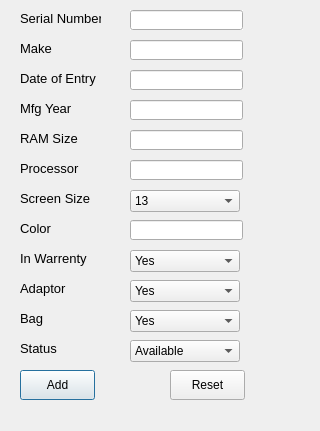
<?xml version="1.0" encoding="UTF-8"?>
<ui version="4.0">
 <class>AddLaptop</class>
 <widget class="QDialog" name="AddLaptop">
  <property name="windowModality">
   <enum>Qt::WindowModal</enum>
  </property>
  <property name="geometry">
   <rect>
    <x>0</x>
    <y>0</y>
    <width>320</width>
    <height>431</height>
   </rect>
  </property>
  <property name="windowTitle">
   <string>Add Laptop</string>
  </property>
  <widget class="QPushButton" name="btnAdd">
   <property name="geometry">
    <rect>
     <x>20</x>
     <y>370</y>
     <width>75</width>
     <height>30</height>
    </rect>
   </property>
   <property name="text">
    <string>Add</string>
   </property>
  </widget>
  <widget class="QPushButton" name="btnReset">
   <property name="geometry">
    <rect>
     <x>170</x>
     <y>370</y>
     <width>75</width>
     <height>30</height>
    </rect>
   </property>
   <property name="text">
    <string>Reset</string>
   </property>
  </widget>
  <widget class="QLabel" name="label">
   <property name="geometry">
    <rect>
     <x>20</x>
     <y>10</y>
     <width>81</width>
     <height>16</height>
    </rect>
   </property>
   <property name="font">
    <font>
     <pointsize>10</pointsize>
    </font>
   </property>
   <property name="text">
    <string>Serial Number</string>
   </property>
  </widget>
  <widget class="QLineEdit" name="txtSerialNo">
   <property name="geometry">
    <rect>
     <x>130</x>
     <y>10</y>
     <width>113</width>
     <height>20</height>
    </rect>
   </property>
   <property name="font">
    <font>
     <pointsize>10</pointsize>
    </font>
   </property>
   <property name="autoFillBackground">
    <bool>true</bool>
   </property>
  </widget>
  <widget class="QLabel" name="label_2">
   <property name="geometry">
    <rect>
     <x>20</x>
     <y>40</y>
     <width>81</width>
     <height>16</height>
    </rect>
   </property>
   <property name="font">
    <font>
     <pointsize>10</pointsize>
    </font>
   </property>
   <property name="text">
    <string>Make</string>
   </property>
  </widget>
  <widget class="QLineEdit" name="txtMake">
   <property name="geometry">
    <rect>
     <x>130</x>
     <y>40</y>
     <width>113</width>
     <height>20</height>
    </rect>
   </property>
   <property name="font">
    <font>
     <pointsize>10</pointsize>
    </font>
   </property>
  </widget>
  <widget class="QLabel" name="label_3">
   <property name="geometry">
    <rect>
     <x>20</x>
     <y>70</y>
     <width>81</width>
     <height>16</height>
    </rect>
   </property>
   <property name="font">
    <font>
     <pointsize>10</pointsize>
    </font>
   </property>
   <property name="text">
    <string>Date of Entry</string>
   </property>
  </widget>
  <widget class="QLabel" name="label_4">
   <property name="geometry">
    <rect>
     <x>20</x>
     <y>100</y>
     <width>81</width>
     <height>16</height>
    </rect>
   </property>
   <property name="font">
    <font>
     <pointsize>10</pointsize>
    </font>
   </property>
   <property name="text">
    <string>Mfg Year</string>
   </property>
  </widget>
  <widget class="QLineEdit" name="txtMfgYear">
   <property name="geometry">
    <rect>
     <x>130</x>
     <y>100</y>
     <width>113</width>
     <height>20</height>
    </rect>
   </property>
   <property name="font">
    <font>
     <pointsize>10</pointsize>
    </font>
   </property>
  </widget>
  <widget class="QLineEdit" name="txtDOE">
   <property name="geometry">
    <rect>
     <x>130</x>
     <y>70</y>
     <width>113</width>
     <height>20</height>
    </rect>
   </property>
   <property name="font">
    <font>
     <pointsize>10</pointsize>
    </font>
   </property>
  </widget>
  <widget class="QLabel" name="label_5">
   <property name="geometry">
    <rect>
     <x>20</x>
     <y>130</y>
     <width>81</width>
     <height>16</height>
    </rect>
   </property>
   <property name="font">
    <font>
     <pointsize>10</pointsize>
    </font>
   </property>
   <property name="text">
    <string>RAM Size</string>
   </property>
  </widget>
  <widget class="QLabel" name="label_6">
   <property name="geometry">
    <rect>
     <x>20</x>
     <y>160</y>
     <width>81</width>
     <height>16</height>
    </rect>
   </property>
   <property name="font">
    <font>
     <pointsize>10</pointsize>
    </font>
   </property>
   <property name="text">
    <string>Processor</string>
   </property>
  </widget>
  <widget class="QLineEdit" name="txtProcessor">
   <property name="geometry">
    <rect>
     <x>130</x>
     <y>160</y>
     <width>113</width>
     <height>20</height>
    </rect>
   </property>
   <property name="font">
    <font>
     <pointsize>10</pointsize>
    </font>
   </property>
  </widget>
  <widget class="QLabel" name="label_7">
   <property name="geometry">
    <rect>
     <x>20</x>
     <y>220</y>
     <width>81</width>
     <height>16</height>
    </rect>
   </property>
   <property name="font">
    <font>
     <pointsize>10</pointsize>
    </font>
   </property>
   <property name="text">
    <string>Color</string>
   </property>
  </widget>
  <widget class="QLabel" name="label_8">
   <property name="geometry">
    <rect>
     <x>20</x>
     <y>190</y>
     <width>81</width>
     <height>16</height>
    </rect>
   </property>
   <property name="font">
    <font>
     <pointsize>10</pointsize>
    </font>
   </property>
   <property name="text">
    <string>Screen Size</string>
   </property>
  </widget>
  <widget class="QLineEdit" name="txtRAMsize">
   <property name="geometry">
    <rect>
     <x>130</x>
     <y>130</y>
     <width>113</width>
     <height>20</height>
    </rect>
   </property>
   <property name="font">
    <font>
     <pointsize>10</pointsize>
    </font>
   </property>
  </widget>
  <widget class="QLineEdit" name="txtColor">
   <property name="geometry">
    <rect>
     <x>130</x>
     <y>220</y>
     <width>113</width>
     <height>20</height>
    </rect>
   </property>
   <property name="font">
    <font>
     <pointsize>10</pointsize>
    </font>
   </property>
  </widget>
  <widget class="QLabel" name="label_9">
   <property name="geometry">
    <rect>
     <x>20</x>
     <y>250</y>
     <width>81</width>
     <height>16</height>
    </rect>
   </property>
   <property name="font">
    <font>
     <pointsize>10</pointsize>
    </font>
   </property>
   <property name="text">
    <string>In Warrenty</string>
   </property>
  </widget>
  <widget class="QLabel" name="label_10">
   <property name="geometry">
    <rect>
     <x>20</x>
     <y>280</y>
     <width>81</width>
     <height>16</height>
    </rect>
   </property>
   <property name="font">
    <font>
     <pointsize>10</pointsize>
    </font>
   </property>
   <property name="text">
    <string>Adaptor</string>
   </property>
  </widget>
  <widget class="QLabel" name="label_11">
   <property name="geometry">
    <rect>
     <x>20</x>
     <y>340</y>
     <width>81</width>
     <height>16</height>
    </rect>
   </property>
   <property name="font">
    <font>
     <pointsize>10</pointsize>
    </font>
   </property>
   <property name="text">
    <string>Status</string>
   </property>
  </widget>
  <widget class="QLabel" name="label_12">
   <property name="geometry">
    <rect>
     <x>20</x>
     <y>310</y>
     <width>81</width>
     <height>16</height>
    </rect>
   </property>
   <property name="font">
    <font>
     <pointsize>10</pointsize>
    </font>
   </property>
   <property name="text">
    <string>Bag</string>
   </property>
  </widget>
  <widget class="QComboBox" name="cmbInWarrenty">
   <property name="geometry">
    <rect>
     <x>130</x>
     <y>250</y>
     <width>110</width>
     <height>22</height>
    </rect>
   </property>
   <item>
    <property name="text">
     <string>Yes</string>
    </property>
   </item>
   <item>
    <property name="text">
     <string>No</string>
    </property>
   </item>
  </widget>
  <widget class="QComboBox" name="cmbAdaptor">
   <property name="geometry">
    <rect>
     <x>130</x>
     <y>280</y>
     <width>110</width>
     <height>22</height>
    </rect>
   </property>
   <item>
    <property name="text">
     <string>Yes</string>
    </property>
   </item>
   <item>
    <property name="text">
     <string>No</string>
    </property>
   </item>
  </widget>
  <widget class="QComboBox" name="cmbBag">
   <property name="geometry">
    <rect>
     <x>130</x>
     <y>310</y>
     <width>110</width>
     <height>22</height>
    </rect>
   </property>
   <item>
    <property name="text">
     <string>Yes</string>
    </property>
   </item>
   <item>
    <property name="text">
     <string>No</string>
    </property>
   </item>
  </widget>
  <widget class="QComboBox" name="cmbScreensize">
   <property name="geometry">
    <rect>
     <x>130</x>
     <y>190</y>
     <width>110</width>
     <height>22</height>
    </rect>
   </property>
   <item>
    <property name="text">
     <string>13</string>
    </property>
   </item>
   <item>
    <property name="text">
     <string>13.5</string>
    </property>
   </item>
   <item>
    <property name="text">
     <string>14</string>
    </property>
   </item>
   <item>
    <property name="text">
     <string>14.5</string>
    </property>
   </item>
   <item>
    <property name="text">
     <string>15</string>
    </property>
   </item>
   <item>
    <property name="text">
     <string>15.5</string>
    </property>
   </item>
  </widget>
  <widget class="QComboBox" name="cmbStatus">
   <property name="geometry">
    <rect>
     <x>130</x>
     <y>340</y>
     <width>110</width>
     <height>22</height>
    </rect>
   </property>
   <item>
    <property name="text">
     <string>Available</string>
    </property>
   </item>
   <item>
    <property name="text">
     <string>Out of Order</string>
    </property>
   </item>
   <item>
    <property name="text">
     <string>In Use</string>
    </property>
   </item>
  </widget>
  <widget class="QLabel" name="lblInfo">
   <property name="enabled">
    <bool>true</bool>
   </property>
   <property name="geometry">
    <rect>
     <x>80</x>
     <y>410</y>
     <width>121</width>
     <height>16</height>
    </rect>
   </property>
   <property name="text">
    <string/>
   </property>
  </widget>
 </widget>
 <resources/>
 <connections/>
</ui>
